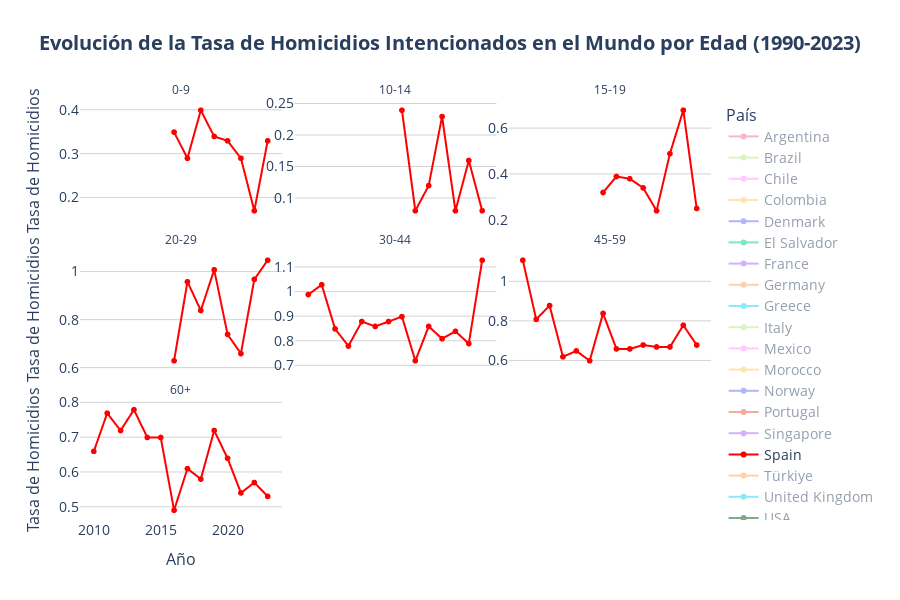

Notebook code for this chart:
### Markdown cell above
## Time Series

### Code cell
time_series_plot(
    df = df_time_series['country'],
    x='Year',
    y='homicides_rate',
    line_group='Country',
    facet_col='Age',
    facet_col_wrap=3,
    color='Country',
    default_visible_name='Spain',
    title='Evolución de la Tasa de Homicidios Intencionados en el Mundo por Edad (1990-2023)',
    hover_data=HOVER_DATA['time_series_country'],
    labels=LABELS['time_series'],
    hovertemplate=HOVER_TEMPLATES['time_series_country'],
    color_discrete_map=COLOR_MAP['Region_2'],
    category_orders=CATEGORY_ORDERS,
    plot_save_path=os.path.join(PROJECT_PATH, 'plots', PLOT_FILENAME['time_series']),
    show=True
)
